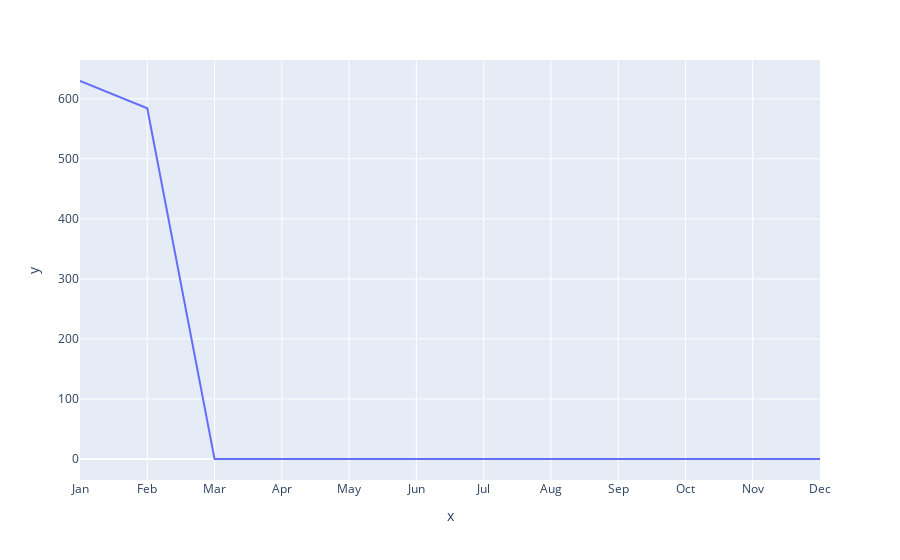

Here is the notebook cell this chart was saved with:
### Code cell
df1 = pd.DataFrame(dict(
    x = ['Jan', 'Feb', 'Mar', 'Apr', 'May', 'Jun', 'Jul', 'Aug', 'Sep', 'Oct', 'Nov', 'Dec'],
    y = [797.38, 490.88, 2160, 972.64, 819.626, 172.7, 18.46, 386.83, 163.65, 125.6, 1720, 1023.27]
))

df2 = pd.DataFrame(dict(
    x = ['Jan', 'Feb', 'Mar', 'Apr', 'May', 'Jun', 'Jul', 'Aug', 'Sep', 'Oct', 'Nov', 'Dec'],
    y = [629.63, 584.14, 0, 0, 0, 0, 0, 0, 0, 0, 0, 0]
))

fig = px.line(df2, x='x', y='y')
fig.show()

### Figure 1 — Plotly figure (JSON) as saved in the notebook; plotly's stock layout.template omitted (floating-point values rounded to 4 significant figures)
{"data": [{"hovertemplate": "x=%{x}<br>y=%{y}<extra></extra>", "legendgroup": "", "line": {"color": "#636efa", "dash": "solid"}, "marker": {"symbol": "circle"}, "mode": "lines", "name": "", "orientation": "v", "showlegend": false, "type": "scatter", "x": ["Jan", "Feb", "Mar", "Apr", "May", "Jun", "Jul", "Aug", "Sep", "Oct", "Nov", "Dec"], "xaxis": "x", "y": [629.6, 584.1, 0, 0, 0, 0, 0, 0, 0, 0, 0, 0], "yaxis": "y"}], "layout": {"legend": {"tracegroupgap": 0}, "margin": {"t": 60}, "xaxis": {"anchor": "y", "domain": [0, 1], "title": {"text": "x"}}, "yaxis": {"anchor": "x", "domain": [0, 1], "title": {"text": "y"}}}}
